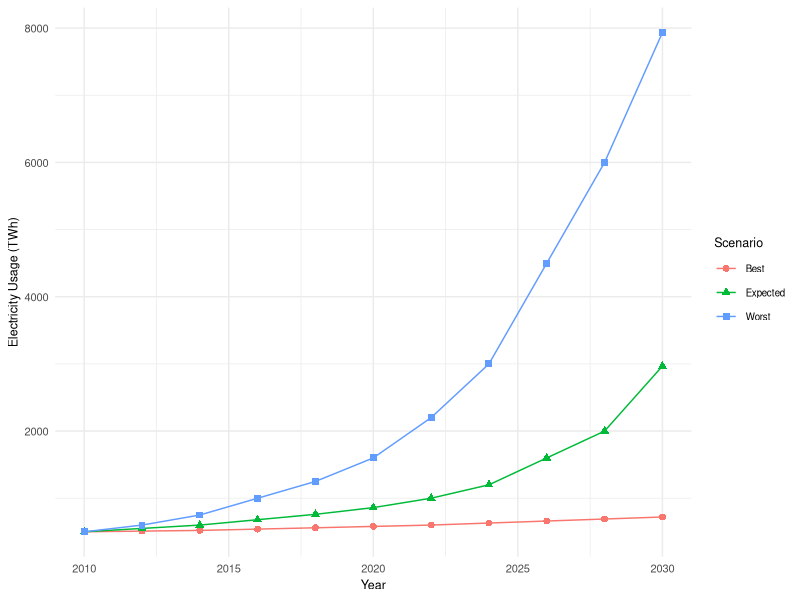

Recreate this plot in R.
## ---- chunk 1
#| label: fig-datacenter-energy-usage
#| echo: false
#| fig-cap: "Electricity usage (TWh) of Data Centers from 2010 to 2030. Source: @andrae2015global."

## Load necessary library
library(ggplot2)

## Create a data frame
data <- data.frame(
  Year = rep(seq(2010, 2030, by = 2), 3),
  Usage = c(
    # Data Centers Best
    500, 510, 520, 540, 560, 580, 600, 630, 660, 690, 720,
    # Data Centers Expected
    500, 550, 600, 680, 760, 860, 1000, 1200, 1600, 2000, 2967,
    # Data Centers Worst
    500, 600, 750, 1000, 1250, 1600, 2200, 3000, 4500, 6000, 7933
  ),
  Scenario = rep(c("Best", "Expected", "Worst"), each = 11)
)

## Plot the data
ggplot(data, aes(x = Year, y = Usage, color = Scenario, shape = Scenario)) +
  geom_line() +
  geom_point(size = 2) +
  labs(
    x = "Year",
    y = "Electricity Usage (TWh)"
  ) +
  theme_minimal() +
  theme(
    plot.title = element_text(size = 14, face = "bold"),
    axis.text = element_text(size=8),    # txt on y-axes
    axis.title = element_text(size = 9),    # axes title
    legend.title = element_text(size = 9), # legende title
    legend.text = element_text(size = 7)  # txt legend
  )
